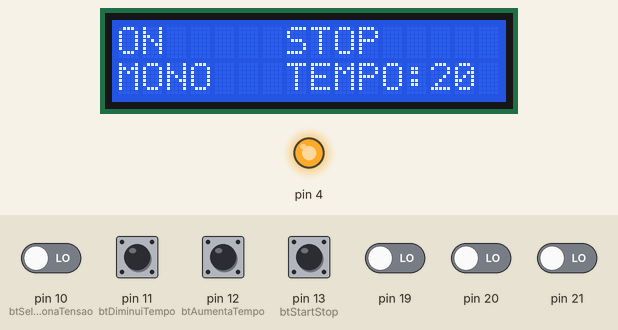
Recording of a sketch running on a simulated Arduino Mega 2560, built with avr-gcc and run on an emulated ATmega2560. On the bench: 16×2 character LCD, output pins drawn as LEDs (lit = HIGH). Dashed ring = blinking. The test bench sets the inputs (shaded band); at power-on: pin 11 (btDiminuiTempo), pin 12 (btAumentaTempo), pin 13 (btStartStop) HIGH, pin 10 (btSelecionaTensao), pin 19–21 LOW. What the sketch prints to the serial monitor is not drawn.

Above: at 0.8 s.
0.9 s: pin 13 (btStartStop) pulled LOW for 0.15 s
At 1.7 s:
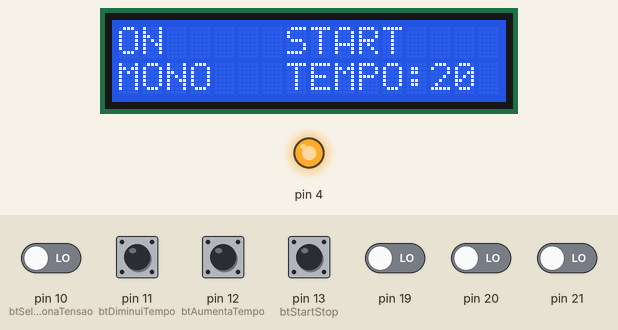
2.5 s: pin 10 (btSelecionaTensao) driven HIGH
At 3.7 s:
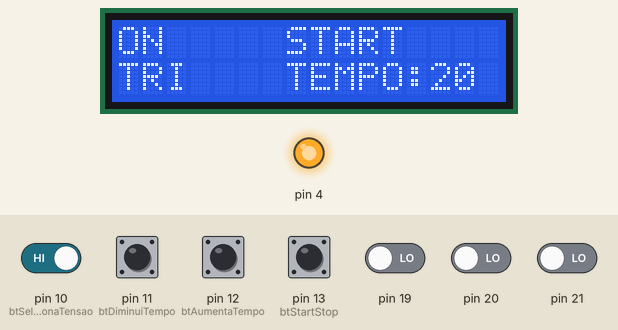
4.0 s: pin 13 (btStartStop) pulled LOW for 1 s
At 5.4 s:
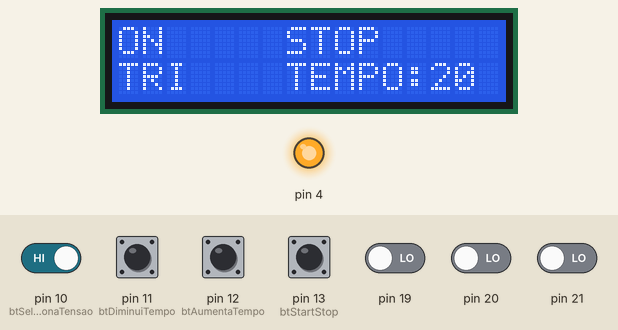
6.5 s: pin 10 (btSelecionaTensao) driven LOW
At 6.9 s:
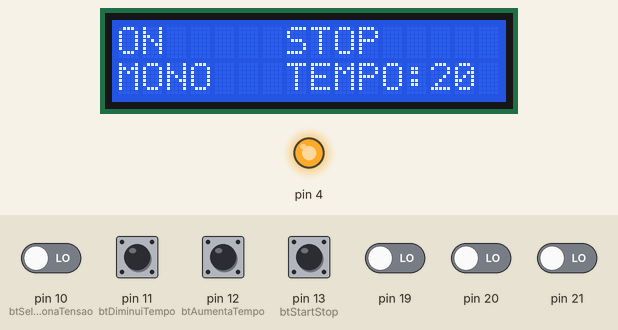
8.0 s: pin 21 driven HIGH
At 8.7 s:
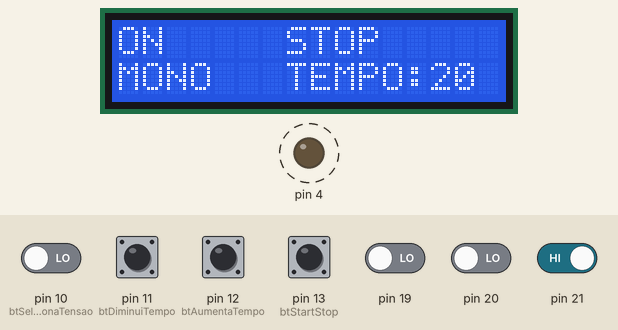
11.0 s: pin 19 driven HIGH
Timing chart, 0 to 60.0 s (numbered marks = the images above; inputs shaded):
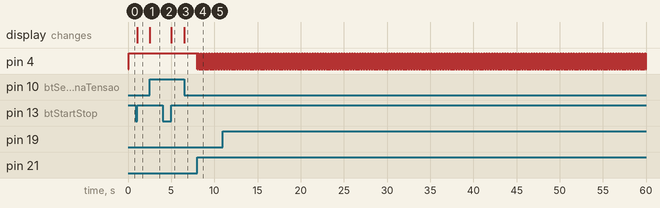

The sketch:

SoftStart_FW.ino
```cpp
#include <LiquidCrystal.h>

//--------------------------------------Mapeamento de Hardware----------------------------------//
#define btSelecionaTensao   (1<<4)
#define btDiminuiTempo      (1<<5)
#define btAumentaTempo      (1<<6)
#define btStartStop         (1<<7)
//----------------------------------------------------------------------------------------------//
//--------------------------------------Variaveis Globais---------------------------------------//
const unsigned int T_1s = 49910;        //Variavel auxiliar para criar base de tempo de 1 segundo (utilizada no Timer 1)
const unsigned int T_100us = 63935;     //Variavel auxiliar para criar base de tempo de 100us (utilizada nos Timers 3, 4 e 5)
unsigned char tempoRampa = 20;
unsigned char tempoDecorrido = 0;
unsigned char nPulsosFase1 = 0;
unsigned char nPulsosFase2 = 0;
unsigned char nPulsosFase3 = 0;
unsigned char pulsoDeDisparo = 82;
boolean flagBtOnOff = 0x00;
boolean flagBtSelecionaTensao = 0x00;
boolean flagBtDiminuiTempo = 0x00;
boolean flagBtAumentaTempo = 0x00;
boolean flagBtStartStop = 0x00;
boolean flagRedeEletrica = 0;
boolean controleStartStop = 0;

LiquidCrystal lcd(22,23,24,25,26,27);

void atualizaDiplay();

//--------------------------------------Rotinas interrupção externa----------------------------------//
ISR(INT0_vect){
 TIMSK3 = 0x01;  // Habilita flag de interrupção por estouro do timer counter do timer 3
 nPulsosFase1 = 0;
}
ISR(INT1_vect){
 TIMSK4 = 0x01;  // Habilita flag de interrupção por estouro do timer counter do timer 4
}
ISR(INT2_vect){
 TIMSK5 = 0x01;  // Habilita flag de interrupção por estouro do timer counter do timer 5
}
//---------------------------------------------------------------------------------------------------//
//--------------------------Rotinas de interrução por estouro do Timer-------------------------------//
ISR(TIMER1_OVF_vect)
{
   TCNT1 = T_1s;
   if(tempoDecorrido >= tempoRampa){
      tempoDecorrido =0;
   }
   pulsoDeDisparo= 82 -(((float)tempoDecorrido/tempoRampa)*82);
   tempoDecorrido++;
}
ISR(TIMER3_OVF_vect)
{
   TCNT3 = T_100us;
   nPulsosFase1++;
   if(nPulsosFase1 <= pulsoDeDisparo){
      digitalWrite(4,HIGH);
   } else if(nPulsosFase1 >pulsoDeDisparo+5){
      digitalWrite(4,LOW);
   }
}
ISR(TIMER4_OVF_vect)
{
   TCNT4 = T_100us;
   nPulsosFase2++;
}
ISR(TIMER5_OVF_vect)
{
   TCNT5 = T_100us;
   nPulsosFase3++;
}

//---------------------------------------------------------------------------------------------------//

void setup() {
  lcd.begin(16,2);
//-----------------------------------------------------------Configuração de GPIOS---------------------------------------------------------------------//
  pinMode(4,OUTPUT);
  digitalWrite(4,HIGH);

  //Configuração de input´s para botoes da IHM
  DDRB &= ~btSelecionaTensao;
  DDRB &= ~btDiminuiTempo;
  DDRB &= ~btAumentaTempo;
  DDRB &= ~btStartStop;

//---------------------------------------------------Bloco de config de interruções externas-----------------------------------------------------------//
  /*
   * Apesar de estarem configurados como pinos 2, 3 e 4 do PORTD as entradas reais ficam nos pinos D0,D1 e D2 respecitvamente.
   * Provavelmente exista algum bug no compilador da IDE do arduino que gera esse "shift" nos bits de entrada.
  */
   //Configuração dos pinos como entradas digitais (Gatilhos da iterrupção externa)
   DDRD &= ~(1<<DDD2);
   DDRD &= ~(1<<DDD3);
   DDRD &= ~(1<<DDD4);

   //Bloco para habilitar pull-up internos nas entradas. Desnecessário pois circuito possui pull-up externo com resistor de 10K em 5V
   /*
    * PORTD |= (1<<PORTD2);
    * PORTD |= (1<<PORTD3);
    * PORTD |= (1<<PORTD4);
   */
   EICRA |= (1<<ISC01)|(1<<ISC00);  //Configura iterrupcao externa 0 com borda de subida
   EIMSK |= (1<<INT0);              //Habilita interrupção externa no pino PD0

   EICRA |= (1<<ISC11)|(1<<ISC10);  //Configura iterrupcao externa 1 com borda de subida
   EIMSK |= (1<<INT1);              //Habilita interrupção externa no pino PD1

   EICRA |= (1<<ISC21)|(1<<ISC20);  //Configura iterrupcao externa 2 com borda de subida
   EIMSK |= (1<<INT2);              //Habilita interrupção externa no pino PD2

   sei();                           //Habilita as interruções em escobo global

//----------------------------------------------------------------------------------------------------------------------------------//
//--------------------------------------------------Bloco de configuração dos Timers------------------------------------------------//
// Criando bases de tempo de 1 segundo e 100 microsegundos
    TCCR1A = 0x00;      //Configura timer para operar em modo normal (estouro do timer counter)
    TCCR1B = 0x05;      //Configuração do preescaler
    TCNT1  = T_1s;      //Init do timer counter 'TCN' para ajustar tempo de estouro
    TIMSK1 = 0x00;      //Flag para ativar rotina de interrupção a cada estouro do Timer Counter ('0x00 inicialmente desligada')

    TCCR3A = 0x00;
    TCCR3B = 0x01;
    TCNT3  = T_100us;
    TIMSK3 = 0x00;

    TCCR4A = 0x00;
    TCCR4B = 0x01;
    TCNT4  = T_100us;
    TIMSK4 = 0x00;

    TCCR5A = 0x00;
    TCCR5B = 0x01;
    TCNT5  = T_100us;
    TIMSK5 = 0x00;
//----------------------------------------------------------------------------------------------------------------------------------//
   Serial.begin(9600);
   while(1)
   {
      //Serial.println(pulsoDeDisparo);
      atualizaDiplay();

      if(PINB&btSelecionaTensao){
        flagRedeEletrica = 1;
      } else if(!(PINB&btSelecionaTensao)){
        flagRedeEletrica = 0;
      }

      if(!(PINB&btDiminuiTempo))   flagBtDiminuiTempo=0x01;
      if((PINB&btDiminuiTempo)&&flagBtDiminuiTempo){
          flagBtDiminuiTempo=0x00;
          if(tempoRampa>=10)
            tempoRampa--;
          Serial.println("Pressionou diminui tempo");
      }

      if(!(PINB&btAumentaTempo))   flagBtAumentaTempo=0x01;
      if((PINB&btAumentaTempo)&&flagBtAumentaTempo){
          flagBtAumentaTempo=0x00;
          if(tempoRampa<=90)
            tempoRampa++;
          Serial.println("Pressionou Aumenta tempo");
      }

      if(!(PINB&btStartStop))   flagBtStartStop=0x01;
      if((PINB&btStartStop)&&flagBtStartStop){
          flagBtStartStop=0x00;
          if(controleStartStop){
              //TIMSK1 = 0x01;  // Habilita interrupcao por tempo de estouro do timer 1
              controleStartStop = 0;
          } else if(!controleStartStop){
              controleStartStop = 1;
          }
          Serial.println("Pressionou Start Stop");
      }
   }
}

void atualizaDiplay(){
      static boolean limpa1 = flagRedeEletrica;
      static boolean limpa2= controleStartStop;

      if(limpa1!=flagRedeEletrica || limpa2!=controleStartStop){
        lcd.clear();
      }

      lcd.setCursor(0,0);
      lcd.print("ON");
      lcd.setCursor(0,1);
      if(!flagRedeEletrica)
        lcd.print("MONO");
      else if(flagRedeEletrica)
        lcd.print("TRI");
      lcd.setCursor(7,1);
      lcd.print("TEMPO:");
      lcd.print(tempoRampa);
      lcd.setCursor(7,0);
      if(!controleStartStop)
        lcd.print("STOP");
      else if(controleStartStop)
        lcd.print("START");

      limpa1 = flagRedeEletrica;
      limpa2 = controleStartStop;
}
```

Measured:
- after the input at 0.9 s, the display: changes after 0.18 s (image 1)
- after the input at 2.5 s, the display: changes at once (image 2)
- after the input at 4.0 s, the display: changes after 1.0 s (image 3)
- after the input at 6.5 s, the display: changes at once (image 4)
- after the input at 8.0 s, pin 4: alternates HIGH for 0.01 s and LOW for 0.02 s, starting at once
